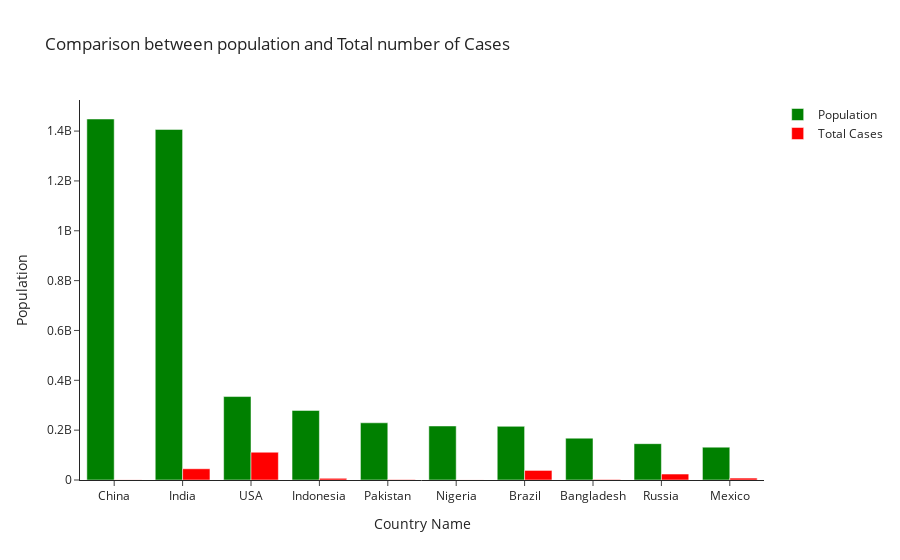

Notebook cell for this chart:
### Markdown cell above
## Country centered analysis

### Code cell
#Top 10 populated countries vs total cases
fig = go.Figure()
fig.add_trace(go.Bar(x=df_pop[:10].Country, y=df_pop['Population'][:10],marker_color='green',name='Population'))
fig.add_trace(go.Bar(x=df_pop[:10].Country, y=df_pop['Total Cases'][:10],marker_color='red',name='Total Cases'))
fig.update_layout(template='simple_white')
fig.update_layout(title="Comparison between population and Total number of Cases",
                 xaxis_title = "Country Name", yaxis_title= "Population")
fig.show()

### Figure 1 — Plotly figure (JSON) as saved in the notebook; plotly's stock layout.template omitted (floating-point values rounded to 4 significant figures)
{"data": [{"marker": {"color": "green"}, "name": "Population", "type": "bar", "x": ["China", "India", "USA", "Indonesia", "Pakistan", "Nigeria", "Brazil", "Bangladesh", "Russia", "Mexico"], "y": [1448471400, 1406631776, 334805269, 279134505, 229488994, 216746934, 215353593, 167885689, 145805947, 131562772]}, {"marker": {"color": "red"}, "name": "Total Cases", "type": "bar", "x": ["China", "India", "USA", "Indonesia", "Pakistan", "Nigeria", "Brazil", "Bangladesh", "Russia", "Mexico"], "y": [503302, 45028429, 111367209, 6828605, 1581936, 267188, 38407327, 2047373, 23957146, 7702809]}], "layout": {"title": {"text": "Comparison between population and Total number of Cases"}, "xaxis": {"title": {"text": "Country Name"}}, "yaxis": {"title": {"text": "Population"}}}}
